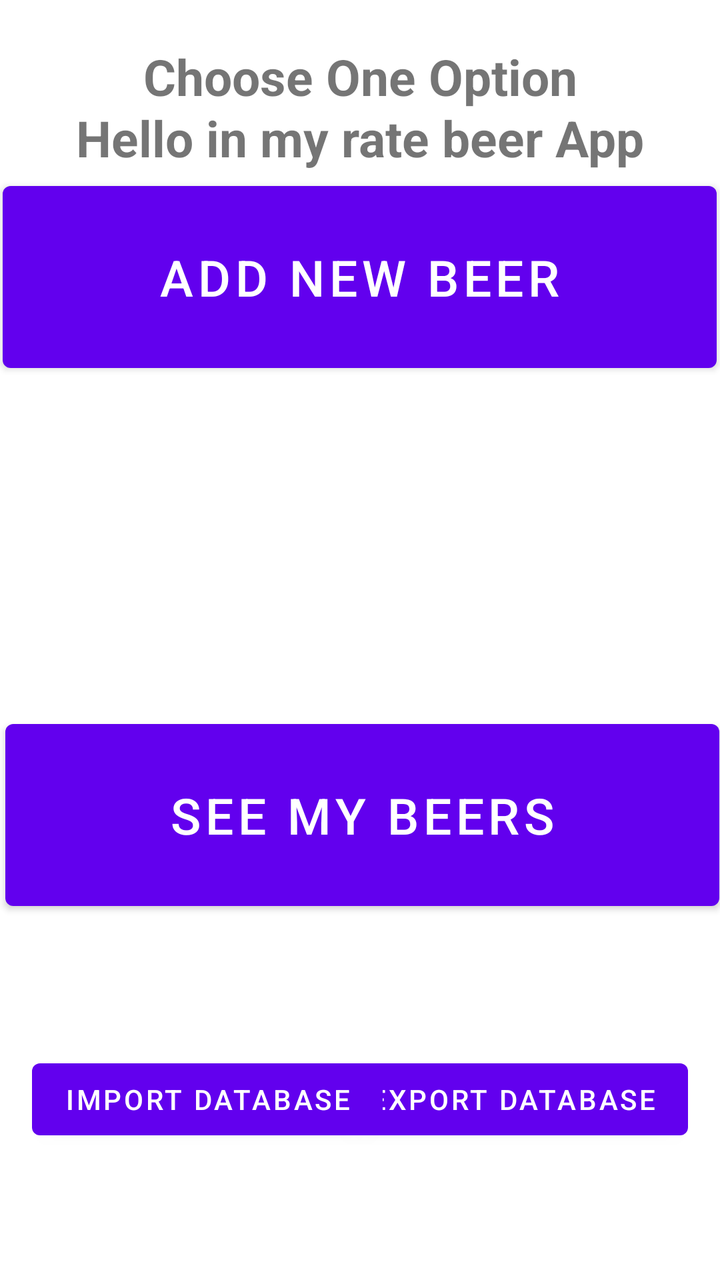
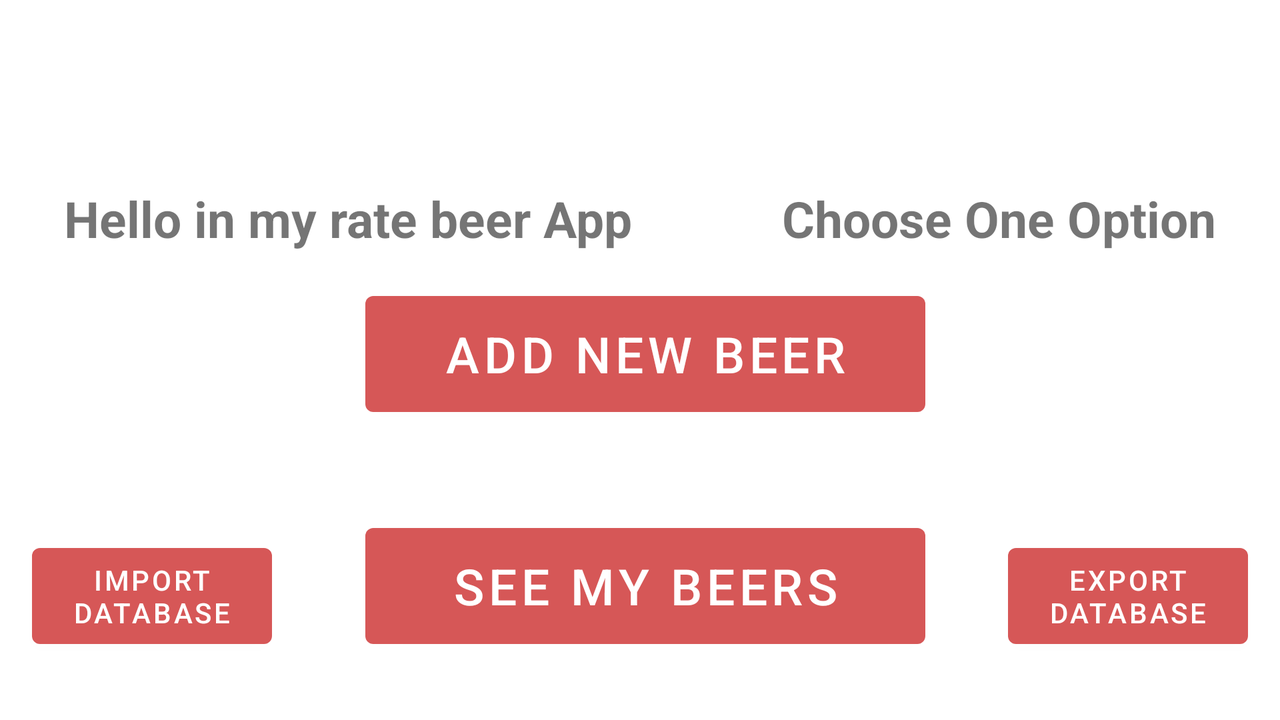

The same Android screen from two of the app's own layout files: first res/layout/ as a phone draws it, then the repository's variant for another configuration, drawn on a device whose configuration selects that folder. Both files follow.
<!-- AndroidManifest.xml: application theme Theme.ProjectMobileApp -->
<!-- res/layout/activity_main.xml -->
<?xml version="1.0" encoding="utf-8"?>
<androidx.constraintlayout.widget.ConstraintLayout xmlns:android="http://schemas.android.com/apk/res/android"
    xmlns:app="http://schemas.android.com/apk/res-auto"
    xmlns:tools="http://schemas.android.com/tools"
    android:layout_width="match_parent"
    android:layout_height="match_parent"
    tools:context=".MainActivity">

    <Button
        android:id="@+id/buttonGoToSeeingBeers"
        android:layout_width="357dp"
        android:layout_height="103dp"
        android:layout_marginStart="162dp"
        android:layout_marginTop="356dp"
        android:layout_marginEnd="157dp"
        android:text="See my beers"
        android:textSize="25sp"
        app:layout_constraintEnd_toEndOf="parent"
        app:layout_constraintHorizontal_bias="0.505"
        app:layout_constraintStart_toStartOf="parent"
        app:layout_constraintTop_toTopOf="parent" />

    <TextView
        android:id="@+id/textViewSimpleHelloText2"
        android:layout_width="wrap_content"
        android:layout_height="wrap_content"
        android:layout_marginStart="175dp"
        android:layout_marginEnd="178dp"
        android:layout_marginBottom="32dp"
        android:text="Choose One Option"
        android:textSize="25sp"
        android:textStyle="bold"
        app:layout_constraintBottom_toTopOf="@+id/buttonGoToAddingBeer"
        app:layout_constraintEnd_toEndOf="parent"
        app:layout_constraintHorizontal_bias="0.493"
        app:layout_constraintStart_toStartOf="parent" />

    <Button
        android:id="@+id/buttonGoToAddingBeer"
        android:layout_width="357dp"
        android:layout_height="103dp"
        android:layout_marginStart="162dp"
        android:layout_marginEnd="157dp"
        android:layout_marginBottom="450dp"
        android:text="Add New Beer"
        android:textSize="25sp"
        app:layout_constraintBottom_toBottomOf="parent"
        app:layout_constraintEnd_toEndOf="parent"
        app:layout_constraintHorizontal_bias="0.509"
        app:layout_constraintStart_toStartOf="parent"
        app:layout_constraintTop_toTopOf="parent"
        app:layout_constraintVertical_bias="1.0" />

    <TextView
        android:id="@+id/textViewSimpleHelloText"
        android:layout_width="wrap_content"
        android:layout_height="wrap_content"
        android:layout_marginStart="175dp"
        android:layout_marginTop="52dp"
        android:layout_marginEnd="178dp"
        android:text="Hello in my rate beer App"
        android:textSize="25sp"
        android:textStyle="bold"
        app:layout_constraintEnd_toEndOf="parent"
        app:layout_constraintHorizontal_bias="0.495"
        app:layout_constraintStart_toStartOf="parent"
        app:layout_constraintTop_toTopOf="parent" />

    <Button
        android:id="@+id/buttonExportDatabase"
        android:layout_width="wrap_content"
        android:layout_height="wrap_content"
        android:layout_marginEnd="16dp"
        android:text="EXPORT DATABASE"
        app:layout_constraintBottom_toBottomOf="parent"
        app:layout_constraintEnd_toEndOf="parent"
        app:layout_constraintTop_toBottomOf="@+id/buttonGoToSeeingBeers" />

    <Button
        android:id="@+id/buttonImportDatabase"
        android:layout_width="wrap_content"
        android:layout_height="wrap_content"
        android:layout_marginStart="16dp"
        android:text="Import Database"
        app:layout_constraintBottom_toBottomOf="parent"
        app:layout_constraintStart_toStartOf="parent"
        app:layout_constraintTop_toBottomOf="@+id/buttonGoToSeeingBeers" />
</androidx.constraintlayout.widget.ConstraintLayout>
<!-- resources referenced by this layout -->
<resources>
  <style name="Theme.ProjectMobileApp" parent="Theme.MaterialComponents.DayNight.DarkActionBar">
          
          <item name="colorPrimary">@color/purple_500</item>
          <item name="colorPrimaryVariant">@color/purple_700</item>
          <item name="colorOnPrimary">@color/white</item>
          
          <item name="colorSecondary">@color/teal_200</item>
          <item name="colorSecondaryVariant">@color/teal_700</item>
          <item name="colorOnSecondary">@color/black</item>
          
          <item name="android:statusBarColor" tools:targetApi="l">?attr/colorPrimaryVariant</item>
          
      </style>
</resources>
<!-- res/layout-land/activity_main.xml (the repository's variant of the layout above) -->
<!-- drawn on the phone turned sideways -->
<?xml version="1.0" encoding="utf-8"?>
<androidx.constraintlayout.widget.ConstraintLayout xmlns:android="http://schemas.android.com/apk/res/android"
    xmlns:app="http://schemas.android.com/apk/res-auto"
    xmlns:tools="http://schemas.android.com/tools"
    android:layout_width="match_parent"
    android:layout_height="match_parent"
    tools:context=".MainActivity">

    <Button
        android:id="@+id/buttonGoToSeeingBeers"
        android:layout_width="280dp"
        android:layout_height="70dp"
        android:layout_marginStart="162dp"
        android:layout_marginEnd="157dp"
        android:layout_marginBottom="32dp"
        android:text="See my beers"
        android:textSize="25sp"
        app:backgroundTint="#D65757"
        app:layout_constraintBottom_toBottomOf="parent"
        app:layout_constraintEnd_toEndOf="parent"
        app:layout_constraintHorizontal_bias="0.507"
        app:layout_constraintStart_toStartOf="parent" />

    <TextView
        android:id="@+id/textViewSimpleHelloText2"
        android:layout_width="wrap_content"
        android:layout_height="wrap_content"
        android:layout_marginEnd="32dp"
        android:layout_marginBottom="16dp"
        android:text="Choose One Option"
        android:textSize="25sp"
        android:textStyle="bold"
        app:layout_constraintBottom_toTopOf="@+id/buttonGoToAddingBeer"
        app:layout_constraintEnd_toEndOf="parent" />

    <Button
        android:id="@+id/buttonGoToAddingBeer"
        android:layout_width="280dp"
        android:layout_height="70dp"
        android:layout_marginStart="162dp"
        android:layout_marginEnd="157dp"
        android:layout_marginBottom="148dp"
        android:text="Add New Beer"
        android:textSize="25sp"
        app:backgroundTint="#D65757"
        app:layout_constraintBottom_toBottomOf="parent"
        app:layout_constraintEnd_toEndOf="parent"
        app:layout_constraintHorizontal_bias="0.507"
        app:layout_constraintStart_toStartOf="parent" />

    <TextView
        android:id="@+id/textViewSimpleHelloText"
        android:layout_width="wrap_content"
        android:layout_height="wrap_content"
        android:layout_marginStart="32dp"
        android:layout_marginBottom="16dp"
        android:text="Hello in my rate beer App"
        android:textSize="25sp"
        android:textStyle="bold"
        app:layout_constraintBottom_toTopOf="@+id/buttonGoToAddingBeer"
        app:layout_constraintStart_toStartOf="parent" />

    <Button
        android:id="@+id/buttonExportDatabase"
        android:layout_width="120dp"
        android:layout_height="60dp"
        android:layout_marginEnd="16dp"
        android:layout_marginBottom="32dp"
        android:text="EXPORT DATABASE"
        app:backgroundTint="#D65757"
        app:layout_constraintBottom_toBottomOf="parent"
        app:layout_constraintEnd_toEndOf="parent" />

    <Button
        android:id="@+id/buttonImportDatabase"
        android:layout_width="120dp"
        android:layout_height="60dp"
        android:layout_marginStart="16dp"
        android:layout_marginBottom="32dp"
        android:text="Import Database"
        app:backgroundTint="#D65757"
        app:layout_constraintBottom_toBottomOf="parent"
        app:layout_constraintStart_toStartOf="parent" />
</androidx.constraintlayout.widget.ConstraintLayout>
